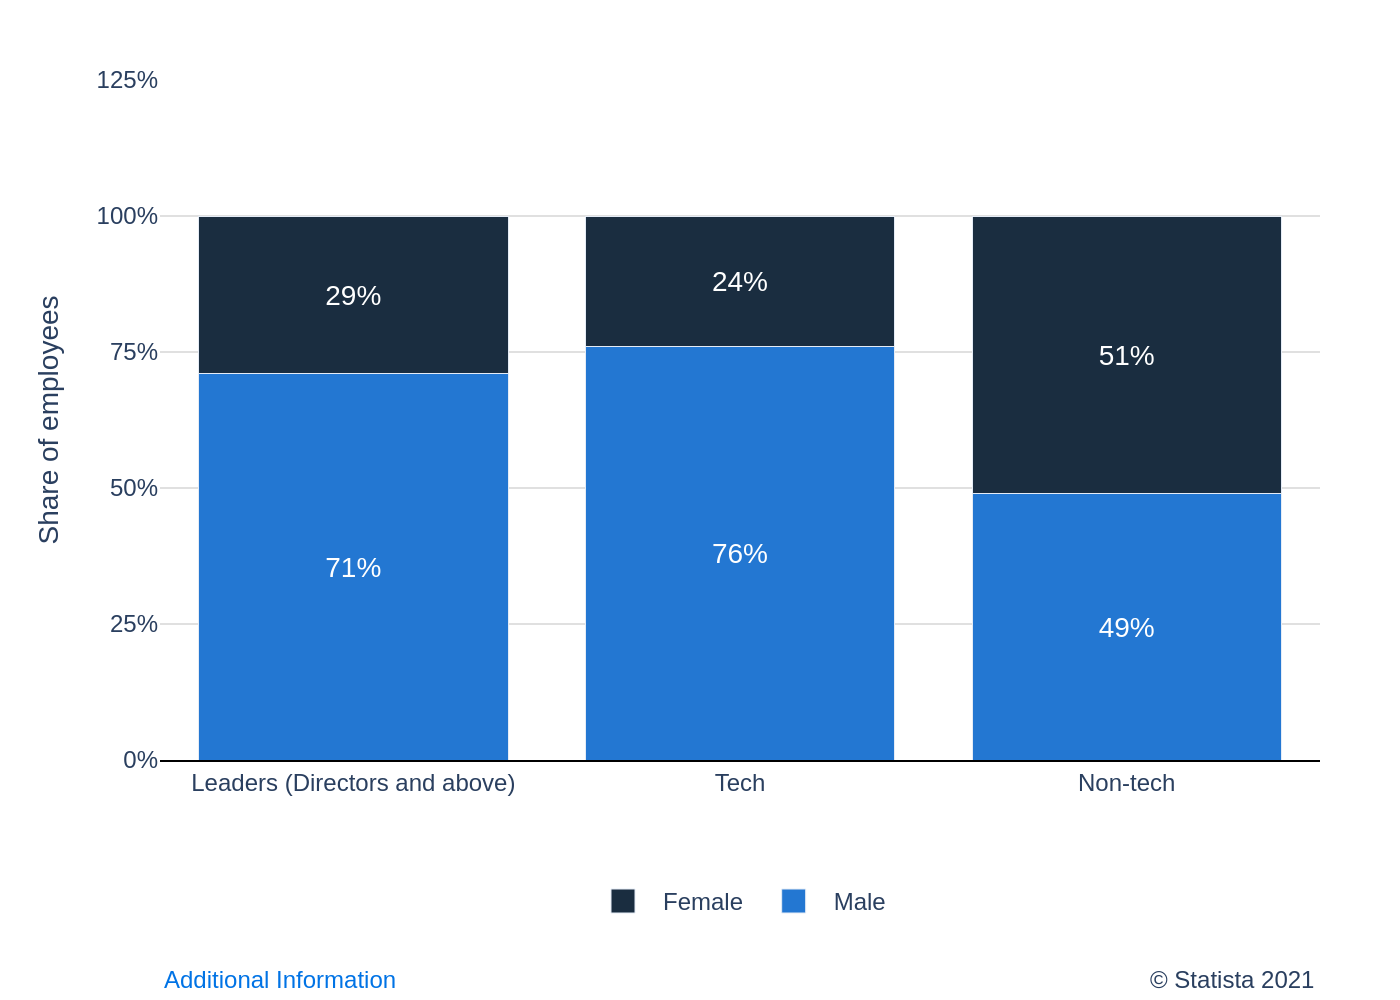

Source code (Python):
import sys
import json
import plotly.graph_objects as go
import os

# Check for command-line argument
if len(sys.argv) != 2:
    print("Usage: python generate_chart.py <json_file_path>")
    sys.exit(1)

json_path = sys.argv[1]

# Read data from the specified JSON file
try:
    with open(json_path, 'r', encoding='utf-8') as f:
        chart_config = json.load(f)
except FileNotFoundError:
    print(f"Error: JSON file not found at {json_path}")
    sys.exit(1)
except json.JSONDecodeError:
    print(f"Error: Could not decode JSON from {json_path}")
    sys.exit(1)

# Extract data and texts from the config
chart_data = chart_config.get("chart_data", {})
texts = chart_config.get("texts", {})
colors = chart_config.get("colors", [])
categories = chart_data.get("categories", [])
series = chart_data.get("series", [])

# Initialize figure
fig = go.Figure()

# Add traces for each series
for i, s in enumerate(series):
    fig.add_trace(go.Bar(
        x=categories,
        y=s.get("values", []),
        name=s.get("name", ""),
        marker_color=colors[i % len(colors)],
        text=[f'{v}%' for v in s.get("values", [])],
        textposition='auto',
        insidetextanchor='middle',
        textfont=dict(color='white', family='Arial, bold', size=14)
    ))

# Build title string
title_text = texts.get("title", "")
if texts.get("subtitle"):
    title_text += f"<br><sub>{texts.get('subtitle')}</sub>"

# Configure layout
fig.update_layout(
    barmode='stack',
    title=dict(
        text=title_text if title_text else None,
        x=0.05,
        xanchor='left'
    ),
    xaxis=dict(
        title_text=texts.get("x_axis_title"),
        showgrid=False,
        showline=True,
        linewidth=1,
        linecolor='black'
    ),
    yaxis=dict(
        title_text=texts.get("y_axis_title"),
        range=[0, 125],
        tickvals=[0, 25, 50, 75, 100, 125],
        ticktext=['0%', '25%', '50%', '75%', '100%', '125%'],
        gridcolor='#E0E0E0'
    ),
    legend=dict(
        orientation="h",
        yanchor="bottom",
        y=-0.25,
        xanchor="center",
        x=0.5
    ),
    font=dict(
        family="Arial",
        size=12
    ),
    plot_bgcolor='white',
    paper_bgcolor='white',
    margin=dict(l=80, r=40, t=40, b=120),
    annotations=[]
)

# Add source and note annotations
annotations = []
if texts.get("note"):
    annotations.append(dict(
        xref='paper', yref='paper',
        x=0, y=-0.35,
        xanchor='left', yanchor='bottom',
        text=texts['note'],
        showarrow=False,
        font=dict(size=12, color='#0073e5')
    ))
if texts.get("source"):
    annotations.append(dict(
        xref='paper', yref='paper',
        x=1, y=-0.35,
        xanchor='right', yanchor='bottom',
        text=texts['source'],
        showarrow=False,
        font=dict(size=12)
    ))
fig.update_layout(annotations=annotations)


# Define output filename and save the image
base_filename = os.path.splitext(os.path.basename(json_path))[0]
output_filename = f"{base_filename}.png"
fig.write_image(output_filename, scale=2)

print(f"Chart saved as {output_filename}")
